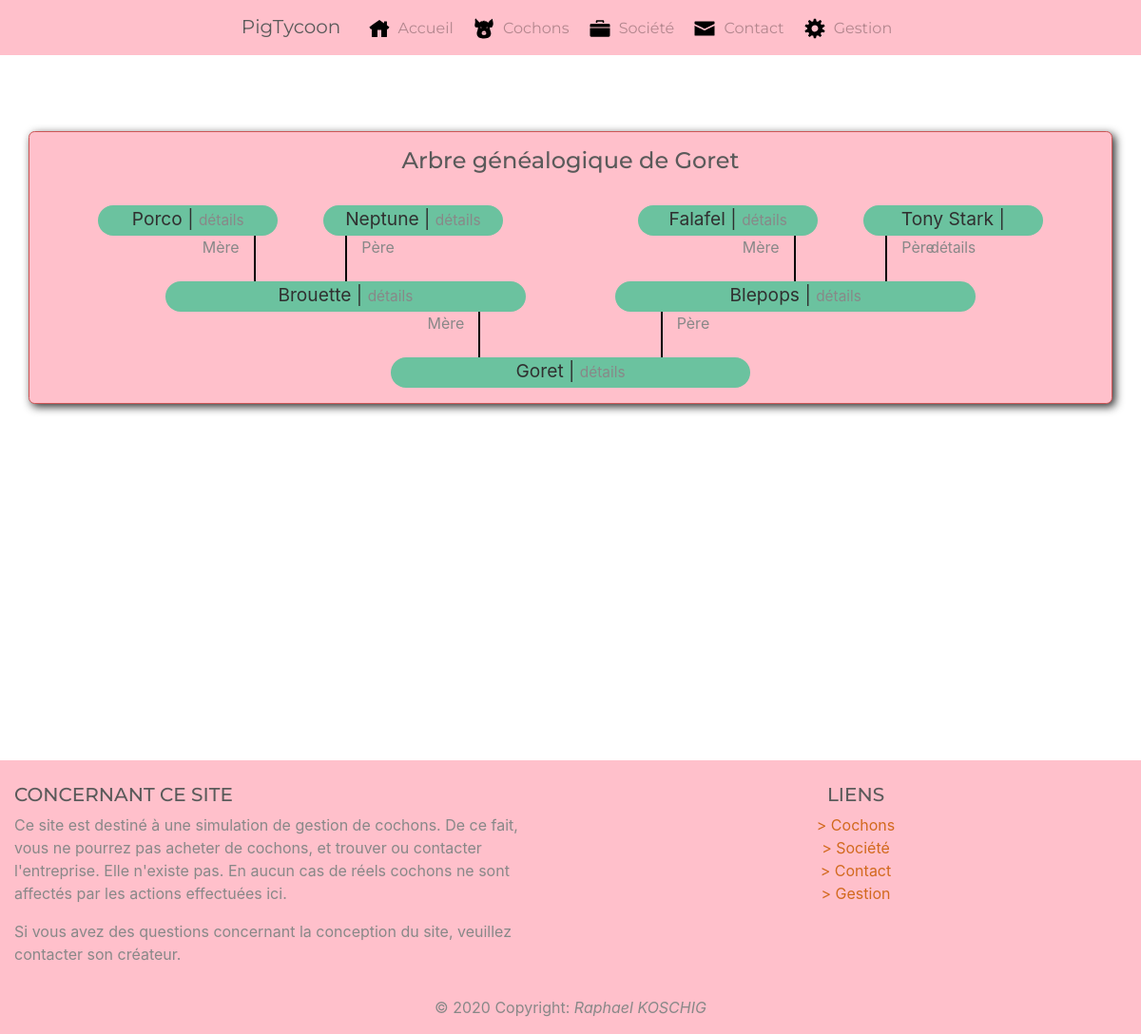
The app's page /index.php?action=genealogyPig&id=31 with its own data.
### tables this page shows
CREATE TABLE IF NOT EXISTS `pig` (
  `id_pig` int(11) NOT NULL AUTO_INCREMENT,
  `name_pig` varchar(100) NOT NULL,
  `sex_pig` tinyint(4) NOT NULL,
  `weight_pig` decimal(7,3) NOT NULL,
  `mother_pig` int(11) DEFAULT NULL,
  `father_pig` int(11) DEFAULT NULL,
  `birthdate_pig` datetime DEFAULT NULL,
  `deathdate_pig` datetime DEFAULT NULL,
  `state_pig` tinyint(4) NOT NULL DEFAULT '1',
  `thumbnail_pig` int(11) NOT NULL,
  `updated_at_pig` datetime DEFAULT NULL,
  PRIMARY KEY (`id_pig`),
  KEY `fk_pig_thumbnail` (`thumbnail_pig`)
);

### models/Manager.php (called while the page is built)
<?php
class Manager
{
    protected function dbConnect()
    {
        $db = new PDO('mysql:host=localhost;dbname=pigtycoon;charset=utf8', 'root', '');
        return $db;
    }
}

### models/PigManager.php (called while the page is built, shortened)
<?php
class PigManager extends Manager
{
    private $db;
    public function __construct()
    {
        $this->db = $this->dbConnect();
    }
    function getPig($pigId)
    {
        $req = $this->db->prepare('SELECT
                             pig1.id_pig, pig1.name_pig, pig1.sex_pig, type_sex,
                             pig1.weight_pig, pig1.mother_pig, pig1.father_pig,
                             pig1.birthdate_pig AS raw_birthdate_pig,
                             pig1.deathdate_pig AS raw_deathdate_pig,
                             name_photo,
                             pig2.name_pig AS mother_name,
                             pig3.name_pig AS father_name,
                             DATE_FORMAT(pig1.deathdate_pig, \'%d/%m/%Y\') AS deathdate_pig,
                             DATE_FORMAT(pig1.birthdate_pig, \'%d/%m/%Y à %Hh%imin\') AS birthdate_pig,
                             (DATEDIFF(pig1.deathdate_pig, NOW())) AS deathtime_pig
                             FROM pig AS pig1
                             LEFT OUTER JOIN pig AS pig2
                             ON pig2.id_pig = pig1.mother_pig
                             LEFT OUTER JOIN pig AS pig3
                             ON pig3.id_pig = pig1.father_pig
                             LEFT JOIN photo
                             ON photo.id_photo = pig1.thumbnail_pig
                             LEFT JOIN sex
                             ON pig1.sex_pig = sex.id_sex
                             WHERE pig1.id_pig = :pigId
                             AND pig1.state_pig = 1;');
        $req->bindParam(':pigId', $pigId);
        $req->execute();
        $pig = $req->fetch();
        return $pig;
    }
}

### views/components/admin/genealogyTree.php (the view)
<?php
require_once('models/Manager.php');
require_once('models/PigManager.php');
function getTreeBranch($pig_id)
{
    $pigManager = new PigManager();
    $pig = $pigManager->getPig($pig_id);
    if ($pig['mother_pig'] != null && $pig['father_pig'] != null) { ?>
        <div class="row justify-content-center">
            <div class="col col-4 text-center genCase">
                <a href="index.php?action=genealogyPig&id=<?= $pig['mother_pig']; ?>">
                    <?= $pig['mother_name'] ?>
                </a>
                |
                <a href="index.php?action=pig&id=<?= $pig['mother_pig']; ?>">
                    <small class="text-muted">détails</small>
                </a>
            </div>
            <div class="col col-1"></div>
            <div class="col col-4 text-center genCase">
                <a href="index.php?action=genealogyPig&id=<?= $pig['father_pig']; ?>">
                    <?= $pig['father_name'] ?>
                </a>
                |
                <a href="index.php?action=pig&id=<?= $pig['father_pig']; ?>">
                    <small class="text-muted">détails</small>
                </a>
            </div>
        </div>
        <div class="row justify-content-center ">
            <div class="col col-4 text-right motherLink">
                Mère
            </div>
            <div class="col col-2"></div>
            <div class="col col-4 text-left fatherLink">
                Père
            </div>
        </div>
<?php }
    return $pig;
}
?>

### views/backoffice/genealogyPig.php (shortened to what this page needs)
<?php require_once('views/components/admin/genealogyTree.php'); ?>
<div class="container genealogyTree text-center bg-primary containerPig">
    <h4>Arbre généalogique de <?= $pig['name_pig'] ?></h4>
    <?php if ($pig['mother_pig'] != null && $pig['father_pig'] != null) { ?>
        <div class="row justify-content-center">
            <div class="col col-6 text-center">
                <?php $pigmother = getTreeBranch($pig['mother_pig']) ?>
            </div>
            <div class="col col-6 text-center">
                <?php $pigfather = getTreeBranch($pig['father_pig']) ?>
            </div>
        </div>
        <div class="row justify-content-center">
            <div class="col col-4 text-center genCase">
                <a href="index.php?action=genealogyPig&id=<?= $pig['mother_pig']; ?>">
                    <?= $pig['mother_name'] ?>
                </a>
                |
                <a href="index.php?action=pig&id=<?= $pig['mother_pig']; ?>">
                    <small class="text-muted">détails</small>
                </a>
            </div>
            <div class="col col-1"></div>
            <div class="col col-4 text-center genCase">
                <a href="index.php?action=genealogyPig&id=<?= $pig['father_pig']; ?>">
                    <?= $pig['father_name'] ?>
                </a>
                |
                <a href="index.php?action=pig&id=<?= $pig['father_pig']; ?>">
                    <small class="text-muted">détails</small>
                </a>
            </div>
        </div>
        <div class="row justify-content-center">
            <div class="col col-4 text-right motherLink align-items-center">
                Mère
            </div>
            <div class="col col-2"></div>
            <div class="col col-4 text-left fatherLink">
                Père
            </div>
        </div>
    <?php } ?>
    <div class="row justify-content-center">
        <div class="col col-4 text-center genCase">
            <?= $pig['name_pig'] ?>
            |
            <a href="index.php?action=pig&id=<?= $pig['id_pig']; ?>">
                <small class="text-muted">détails</small>
            </a>
        </div>
    </div>
</div>
<?php require('views/frontoffice/template.php'); ?>

### public/css/style.css (style rules this page uses)
.bg-primary { background-color: pink !important; }
html, body { height: 100%; margin: 0; }
body { height: 100%; margin-bottom: 0; background-image: url("../images/others/bg4.jpg") !important; background-size: cover; background-attachment: fixed; }
.containerPig { border: 0.1rem solid rgb(204, 86, 86); border-radius: 0.4rem; margin-top: 3rem; box-shadow: 3px 3px 10px rgb(44, 44, 44); padding: 1rem; margin-bottom: 2.5rem; }
.containerPig > h4 { margin-bottom: 2rem; }
.genealogyTree { margin-top: 5rem; }
.genCase { border-radius: 1rem; background-color: rgb(107, 194, 159); height: 2rem; font-size: 1.2rem; color: rgb(48, 48, 48); }
.genCase a { color: rgb(48, 48, 48); }
.motherLink { border-right: 2px solid black; height: 3rem; }
.fatherLink { border-left: 2px solid black; height: 3rem; }

### records on screen
pig: name_pig "Goret", pig.name_pig "Brouette", pig.name_pig "Blepops"
pig: pig.name_pig "Porco", pig.name_pig "Neptune"
pig: pig.name_pig "Falafel", pig.name_pig "Tony Stark"
